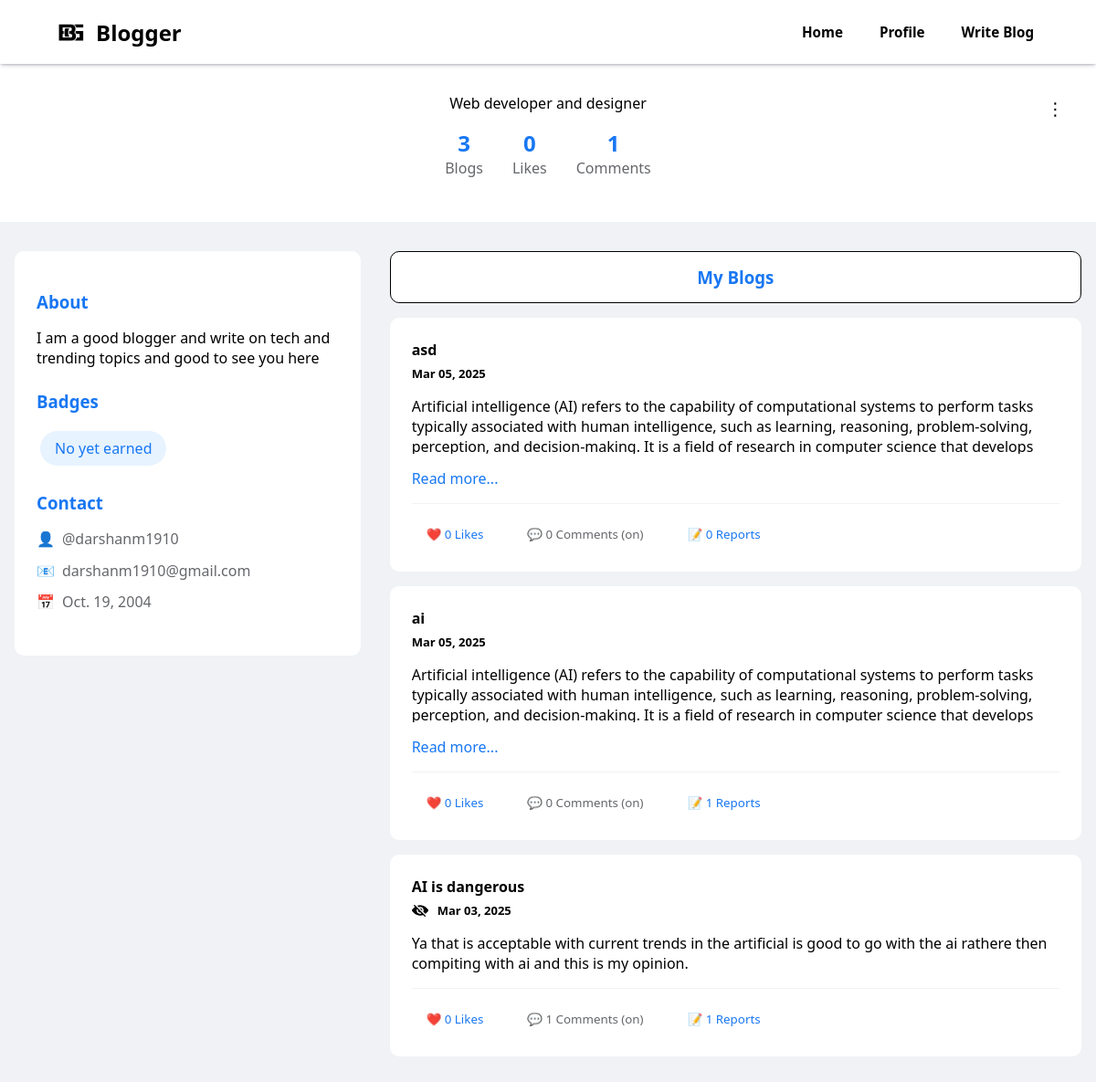
The page /darshanm1910/ (signed in) on the database its author committed.
### home/models.py (models this page shows, shortened)
class Details(models.Model):
    user_name=models.CharField(max_length=100)
    dob=models.DateField(default='2000-01-01')
    role=models.CharField(max_length=100,default='Set your role')
    about=models.TextField(max_length=1000,default='Tell me about yourself...')
    badges=models.JSONField(default=list)
    saved=models.JSONField(default=list)
    public=models.BooleanField(default=True)

class Blogs(models.Model):
    user_name=models.CharField(max_length=100)
    title=models.CharField(max_length=100,default='Blog')
    content =models.TextField(max_length=10000)
    date =models.DateField()
    ananymous=models.BooleanField(default=False)
    likes=models.IntegerField(default=0)
    blockcomments=models.BooleanField(default=False)
    reported=models.IntegerField(default=0)

### home/views.py (the view)
# urls.py: path("<user_name>/",views.getProfile,name="Get Profile"),
def getProfile(request,user_name):
    if isinstance(request.user, AnonymousUser):
        return redirect(login_user)
    if user_name == request.user.username:
        return redirect(profile)
    if User.objects.filter(username=user_name).exists():
        user=User.objects.get(username=user_name)
        data=Blogs.objects.filter(user_name=user_name).values().order_by('-id')
        total_likes = data.aggregate(Sum('likes'))['likes__sum']
        serializer=BlogSerializer(data,many=True)
        d=serializer.data
        total_comments=0
        for blog in d:
            blog['date'] = datetime.strptime(blog['date'], '%Y-%m-%d').strftime('%b %d, %Y')
            blog['comments'] = Comments.objects.filter(blog_id=blog['id']).order_by('-id')
            blog['no_of_comments'] = len(blog['comments'])
            total_comments+=blog['no_of_comments']
        details=Details.objects.filter(user_name=user).first()
        if not details.public:
            return HttpResponse('User has blocked public access to their profile!')
        return render(request,'profile.html',{'blogs': d,'total_likes':total_likes,'total_comments':total_comments, 'details':details,'user':user})
    return HttpResponse('User not found!')

### templates/profile.html (shortened to what this page needs)
{% extends "base.html" %} {% block title %} Profile {% endblock title %}
{% block css %}
<link rel="stylesheet" href="/static/profile.css" />
{% endblock css %}
{% block body %}
<body>
  <div class="profile-header">
    <div class="post-menu" style="position: absolute; top: 30px; right: 30px;">
      <button class="post-menu-btn" aria-label="Post options">⋮</button>
    </div>
    <p style="margin: 0;padding:0">{{details.role}}</p>
    <div class="profile-stats">
      <div class="stat">
        <div class="stat-number">{{ blogs|length }}</div>
        <div class="stat-label">Blogs</div>
      </div>
      <div class="stat">
        <div class="stat-number">{{total_likes|default:0}}</div>
        <div class="stat-label">Likes</div>
      </div>
      <div class="stat">
        <div class="stat-number">{{total_comments|default:0}}</div>
        <div class="stat-label">Comments</div>
      </div>
    </div>
  </div>
  <div class="main-container">
    <aside class="sidebar">
      <div class="info-section">
        <h3>About</h3>
        <p>{{details.about}}</p>
      </div>
      <div class="info-section">
        <h3>Badges</h3>
        <div>
          <span class="badge">No yet earned</span>
        </div>
      </div>
      <div class="info-section">
        <h3>Contact</h3>
        {% if request.user == user %}
        <div class="info-item">
          <span>👤</span>
          <span>@{{request.user}}</span>
        </div>
        <div class="info-item">
          <span>📧</span>
          <span>{{request.user.email}}</span>
        </div>
        {% else %}
        <div class="info-item">
          <span>👤</span>
          <span>@{{user.username}}</span>
        </div>
        <div class="info-item">
          <span>📧</span>
          <span>{{user.email}}</span>
        </div>
        {% endif %}
        <div class="info-item">
          <span>📅</span>
          <span>{{details.dob}}</span>
        </div>
      </div>
    </aside>
    <main>
      <div id="blog-menu">
        <div id="myblogshead" class="post-card blog-menu-item" onclick="showMyBlogs()" style="border: 1px solid black;">
          <h3 style="text-align: center; color:#1877f2; margin:0">My Blogs</h3>
        </div>
      </div>
      <div id="myblogs" style="display: block;">
        {% for blog in blogs %}
        <div class="post-card">
          <div class="post-header">
            <div class="post-meta">
              <strong id="blog-title{{blog.id}}">{{blog.title}}</strong>
              <div style="display: flex;gap: 10px;margin-top: 6px;">
                {% if blog.ananymous %}
                <img src="\static\hidden.png" width="18" alt="" srcset="">
                {% endif %}
                <span style="font-size: 13px;font-weight: 600;">{{ blog.date }}</span>
              </div>
            </div>
          </div>
          {% if blog.content|length > 303 %}
          <p class="post-content post-content{{blog.id}}" id="blog-content{{blog.id}}">{{blog.content|linebreaksbr}}</p>
          <a class="readmore readmore{{blog.id}}" onclick="readmore('{{blog.id}}')">Read more...</a>
          {% else %}
          <p class="post-content post-content{{blog.id}}" id="blog-content{{blog.id}}" style="height: auto;">
            {{blog.content|linebreaksbr}}</p>
          {% endif %}
          <div class="post-actions">
            <button class="action-btn like-btn">❤️ {{blog.likes}} Likes</button>
            <button class="action-btn comment-toggle" onclick="showComments('{{blog.id}}')">💬 {{ blog.no_of_comments }}
              Comments
              {% if blog.blockcomments %}
              (off)
              {% else %}
              (on)
              {% endif %}
            </button>
            <button class="action-btn like-btn">📝 {{blog.reported}} Reports</button>
          </div>
        </div>
        {% endfor %}
      </div>
    </main>
  </div>
</body>
{% endblock body %}

### static/nav.css (style rules this page uses)
* { box-sizing: border-box; font-family: "Segoe UI", Tahoma, Geneva, Verdana, sans-serif; }
body { padding: 0; margin: 0; font-family: "Poppins", sans-serif; }

### static/profile.css (style rules this page uses)
body { background-color: #f0f2f5; }
.profile-header { background: white; padding: 2rem; text-align: center; position: relative; }
.profile-stats { display: flex; justify-content: center; gap: 2rem; margin: 1rem 0; }
.stat { text-align: center; }
.stat-number { font-size: 1.5rem; font-weight: bold; color: #1877f2; }
.stat-label { color: #65676b; }
.main-container { max-width: 1200px; margin: 2rem auto; padding: 0 1rem; display: grid; grid-template-columns: 1fr 2fr; gap: 2rem; }
.sidebar { background: white; padding: 1.5rem; border-radius: 10px; height: fit-content; position: sticky; top: 100px; }
.info-section { margin-bottom: 1.5rem; }
.info-section h3 { margin-bottom: 1rem; color: #1877f2; }
.info-item { display: flex; align-items: center; gap: 0.5rem; margin-bottom: 0.8rem; color: #65676b; }
.badge { display: inline-block; padding: 0.5rem 1rem; background: #e7f3ff; color: #1877f2; border-radius: 20px; margin: 0.25rem; }
.post-card { background: white; border-radius: 10px; padding: 1.5rem; margin-bottom: 1rem; }
.post-header { display: flex; align-items: center; gap: 1rem; margin-bottom: 1rem; }
.post-meta { flex-grow: 1; }
.post-actions { display: flex; gap: 1rem; margin-top: 1rem; padding-top: 1rem; border-top: 1px solid #f0f2f5; }
.action-btn { padding: 0.5rem 1rem; border: none; background: none; color: #65676b; cursor: pointer; display: flex; align-items: center; gap: 0.5rem; }
.like-btn { color: #1877f2; }
.post-menu { position: relative; }
.post-menu-btn { background: none; border: none; cursor: pointer; padding: 5px; font-size: 1.2rem; }
.post-content { height: 63px; overflow: hidden; }
.readmore { cursor: pointer; color: #1877f2; }
:root { --primary-color: #2563eb; --primary-hover: #1d4ed8; --background-color: #f3f4f6; --card-background: #ffffff; --text-color: #1f2937; --border-color: #e5e7eb; --focus-ring: #93c5fd; }
#blog-menu { display: flex; gap: 1rem; }
.blog-menu-item { padding: 15px 0px; width: -webkit-fill-available; cursor: pointer; }

### rows shown on the page
Details: role "Web developer and designer", about "I am a good blogger and write on tech and trending topics and good to see you here", dob "Oct. 19, 2004"
Blogs: title "asd", content "Artificial intelligence (AI) refers to the capability of computational systems to perform tasks typically associated with human intelligence, such as learning, reasoning, problem-solving, perception, and decision-making. It is a field of research in computer science that develops…"
Blogs: title "ai", content "Artificial intelligence (AI) refers to the capability of computational systems to perform tasks typically associated with human intelligence, such as learning, reasoning, problem-solving, perception, and decision-making. It is a field of research in computer science that develops…"
Blogs: title "AI is dangerous", content "Ya that is acceptable with current trends in the artificial is good to go with the ai rathere then compiting with ai and this is my opinion."

### other values the page prints
{{ blogs|length }} "3"
{{ total_likes|default:0 }} "0"
{{ total_comments|default:0 }} "1"
{{ user.username }} "darshanm1910"
{{ user.email }} "darshanm1910@gmail.com"
{{ blog.date }} "Mar 05, 2025" "Mar 05, 2025" "Mar 03, 2025"
{{ blog.likes }} "0" "0" "0"
{{ blog.no_of_comments }} "0" "0" "1"
{{ blog.reported }} "0" "1" "1"
